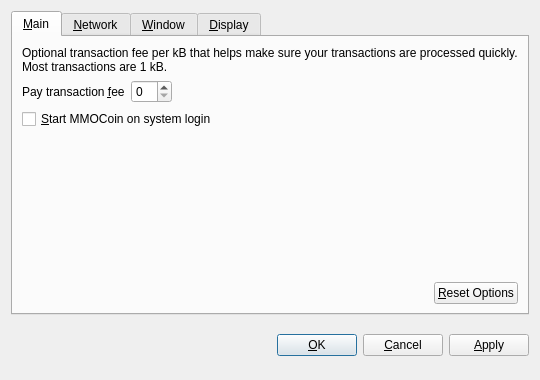
<?xml version="1.0" encoding="UTF-8"?>
<ui version="4.0">
 <class>OptionsDialog</class>
 <widget class="QDialog" name="OptionsDialog">
  <property name="geometry">
   <rect>
    <x>0</x>
    <y>0</y>
    <width>540</width>
    <height>380</height>
   </rect>
  </property>
  <property name="windowTitle">
   <string>Options</string>
  </property>
  <property name="modal">
   <bool>true</bool>
  </property>
  <layout class="QVBoxLayout" name="verticalLayout">
   <item>
    <widget class="QTabWidget" name="tabWidget">
     <property name="tabPosition">
      <enum>QTabWidget::North</enum>
     </property>
     <property name="currentIndex">
      <number>0</number>
     </property>
     <widget class="QWidget" name="tabMain">
      <attribute name="title">
       <string>&amp;Main</string>
      </attribute>
      <layout class="QVBoxLayout" name="verticalLayout_Main">
       <item>
        <widget class="QLabel" name="transactionFeeInfoLabel">
         <property name="text">
          <string>Optional transaction fee per kB that helps make sure your transactions are processed quickly. Most transactions are 1 kB.</string>
         </property>
         <property name="textFormat">
          <enum>Qt::PlainText</enum>
         </property>
         <property name="wordWrap">
          <bool>true</bool>
         </property>
        </widget>
       </item>
       <item>
        <layout class="QHBoxLayout" name="horizontalLayout_1_Main">
         <item>
          <widget class="QLabel" name="transactionFeeLabel">
           <property name="text">
            <string>Pay transaction &amp;fee</string>
           </property>
           <property name="textFormat">
            <enum>Qt::PlainText</enum>
           </property>
           <property name="buddy">
            <cstring>transactionFee</cstring>
           </property>
          </widget>
         </item>
         <item>
          <widget class="BitcoinAmountField" name="transactionFee"/>
         </item>
         <item>
          <spacer name="horizontalSpacer_1_Main">
           <property name="orientation">
            <enum>Qt::Horizontal</enum>
           </property>
           <property name="sizeHint" stdset="0">
            <size>
             <width>40</width>
             <height>20</height>
            </size>
           </property>
          </spacer>
         </item>
        </layout>
       </item>
       <item>
        <widget class="QCheckBox" name="bitcoinAtStartup">
         <property name="toolTip">
          <string>Automatically start MMOCoin after logging in to the system.</string>
         </property>
         <property name="text">
          <string>&amp;Start MMOCoin on system login</string>
         </property>
        </widget>
       </item>
       <item>
        <spacer name="verticalSpacer_Main">
         <property name="orientation">
          <enum>Qt::Vertical</enum>
         </property>
         <property name="sizeHint" stdset="0">
          <size>
           <width>20</width>
           <height>40</height>
          </size>
         </property>
        </spacer>
       </item>
       <item>
        <layout class="QHBoxLayout" name="horizontalLayout_2_Main">
         <item>
          <spacer name="horizontalSpacer_2_Main">
           <property name="orientation">
            <enum>Qt::Horizontal</enum>
           </property>
           <property name="sizeHint" stdset="0">
            <size>
             <width>40</width>
             <height>20</height>
            </size>
           </property>
          </spacer>
         </item>
         <item>
          <widget class="QPushButton" name="resetButton">
           <property name="toolTip">
            <string>Reset all client options to default.</string>
           </property>
           <property name="text">
            <string>&amp;Reset Options</string>
           </property>
           <property name="autoDefault">
            <bool>false</bool>
           </property>
          </widget>
         </item>
        </layout>
       </item>
      </layout>
     </widget>
     <widget class="QWidget" name="tabNetwork">
      <attribute name="title">
       <string>&amp;Network</string>
      </attribute>
      <layout class="QVBoxLayout" name="verticalLayout_Network">
       <item>
        <widget class="QCheckBox" name="mapPortUpnp">
         <property name="toolTip">
          <string>Automatically open the MMOCoin client port on the router. This only works when your router supports UPnP and it is enabled.</string>
         </property>
         <property name="text">
          <string>Map port using &amp;UPnP</string>
         </property>
        </widget>
       </item>
       <item>
        <widget class="QCheckBox" name="connectSocks">
         <property name="toolTip">
          <string>Connect to the MMOCoin network through a SOCKS proxy (e.g. when connecting through Tor).</string>
         </property>
         <property name="text">
          <string>&amp;Connect through SOCKS proxy:</string>
         </property>
        </widget>
       </item>
       <item>
        <layout class="QHBoxLayout" name="horizontalLayout_Network">
         <item>
          <widget class="QLabel" name="proxyIpLabel">
           <property name="text">
            <string>Proxy &amp;IP:</string>
           </property>
           <property name="textFormat">
            <enum>Qt::PlainText</enum>
           </property>
           <property name="buddy">
            <cstring>proxyIp</cstring>
           </property>
          </widget>
         </item>
         <item>
          <widget class="QValidatedLineEdit" name="proxyIp">
           <property name="maximumSize">
            <size>
             <width>140</width>
             <height>16777215</height>
            </size>
           </property>
           <property name="toolTip">
            <string>IP address of the proxy (e.g. 127.0.0.1)</string>
           </property>
          </widget>
         </item>
         <item>
          <widget class="QLabel" name="proxyPortLabel">
           <property name="text">
            <string>&amp;Port:</string>
           </property>
           <property name="textFormat">
            <enum>Qt::PlainText</enum>
           </property>
           <property name="buddy">
            <cstring>proxyPort</cstring>
           </property>
          </widget>
         </item>
         <item>
          <widget class="QLineEdit" name="proxyPort">
           <property name="maximumSize">
            <size>
             <width>55</width>
             <height>16777215</height>
            </size>
           </property>
           <property name="toolTip">
            <string>Port of the proxy (e.g. 9050)</string>
           </property>
          </widget>
         </item>
         <item>
          <widget class="QLabel" name="socksVersionLabel">
           <property name="text">
            <string>SOCKS &amp;Version:</string>
           </property>
           <property name="textFormat">
            <enum>Qt::PlainText</enum>
           </property>
           <property name="buddy">
            <cstring>socksVersion</cstring>
           </property>
          </widget>
         </item>
         <item>
          <widget class="QValueComboBox" name="socksVersion">
           <property name="toolTip">
            <string>SOCKS version of the proxy (e.g. 5)</string>
           </property>
          </widget>
         </item>
         <item>
          <spacer name="horizontalSpacer_Network">
           <property name="orientation">
            <enum>Qt::Horizontal</enum>
           </property>
           <property name="sizeHint" stdset="0">
            <size>
             <width>40</width>
             <height>20</height>
            </size>
           </property>
          </spacer>
         </item>
        </layout>
       </item>
       <item>
        <spacer name="verticalSpacer_Network">
         <property name="orientation">
          <enum>Qt::Vertical</enum>
         </property>
         <property name="sizeHint" stdset="0">
          <size>
           <width>20</width>
           <height>40</height>
          </size>
         </property>
        </spacer>
       </item>
      </layout>
     </widget>
     <widget class="QWidget" name="tabWindow">
      <attribute name="title">
       <string>&amp;Window</string>
      </attribute>
      <layout class="QVBoxLayout" name="verticalLayout_Window">
       <item>
        <widget class="QCheckBox" name="minimizeToTray">
         <property name="toolTip">
          <string>Show only a tray icon after minimizing the window.</string>
         </property>
         <property name="text">
          <string>&amp;Minimize to the tray instead of the taskbar</string>
         </property>
        </widget>
       </item>
       <item>
        <widget class="QCheckBox" name="minimizeOnClose">
         <property name="toolTip">
          <string>Minimize instead of exit the application when the window is closed. When this option is enabled, the application will be closed only after selecting Quit in the menu.</string>
         </property>
         <property name="text">
          <string>M&amp;inimize on close</string>
         </property>
        </widget>
       </item>
       <item>
        <spacer name="verticalSpacer_Window">
         <property name="orientation">
          <enum>Qt::Vertical</enum>
         </property>
         <property name="sizeHint" stdset="0">
          <size>
           <width>20</width>
           <height>40</height>
          </size>
         </property>
        </spacer>
       </item>
      </layout>
     </widget>
     <widget class="QWidget" name="tabDisplay">
      <attribute name="title">
       <string>&amp;Display</string>
      </attribute>
      <layout class="QVBoxLayout" name="verticalLayout_Display">
       <item>
        <layout class="QHBoxLayout" name="horizontalLayout_1_Display">
         <item>
          <widget class="QLabel" name="langLabel">
           <property name="text">
            <string>User Interface &amp;language:</string>
           </property>
           <property name="textFormat">
            <enum>Qt::PlainText</enum>
           </property>
           <property name="buddy">
            <cstring>lang</cstring>
           </property>
          </widget>
         </item>
         <item>
          <widget class="QValueComboBox" name="lang">
           <property name="toolTip">
            <string>The user interface language can be set here. This setting will take effect after restarting MMOCoin.</string>
           </property>
          </widget>
         </item>
        </layout>
       </item>
       <item>
        <layout class="QHBoxLayout" name="horizontalLayout_2_Display">
         <item>
          <widget class="QLabel" name="unitLabel">
           <property name="text">
            <string>&amp;Unit to show amounts in:</string>
           </property>
           <property name="textFormat">
            <enum>Qt::PlainText</enum>
           </property>
           <property name="buddy">
            <cstring>unit</cstring>
           </property>
          </widget>
         </item>
         <item>
          <widget class="QValueComboBox" name="unit">
           <property name="toolTip">
            <string>Choose the default subdivision unit to show in the interface and when sending coins.</string>
           </property>
          </widget>
         </item>
        </layout>
       </item>
       <item>
        <widget class="QCheckBox" name="displayAddresses">
         <property name="toolTip">
          <string>Whether to show MMOCoin addresses in the transaction list or not.</string>
         </property>
         <property name="text">
          <string>&amp;Display addresses in transaction list</string>
         </property>
        </widget>
       </item>
       <item>
        <widget class="QCheckBox" name="coinControlFeatures">
         <property name="toolTip">
          <string>Whether to show coin control features or not.</string>
         </property>
         <property name="text">
          <string>Display coin &amp;control features (experts only!)</string>
         </property>
        </widget>
       </item>
       <item>
        <spacer name="verticalSpacer_Display">
         <property name="orientation">
          <enum>Qt::Vertical</enum>
         </property>
         <property name="sizeHint" stdset="0">
          <size>
           <width>20</width>
           <height>40</height>
          </size>
         </property>
        </spacer>
       </item>
      </layout>
     </widget>
    </widget>
   </item>
   <item>
    <layout class="QHBoxLayout" name="horizontalLayout_Buttons">
     <item>
      <spacer name="horizontalSpacer_1">
       <property name="orientation">
        <enum>Qt::Horizontal</enum>
       </property>
       <property name="sizeHint" stdset="0">
        <size>
         <width>40</width>
         <height>48</height>
        </size>
       </property>
      </spacer>
     </item>
     <item>
      <widget class="QLabel" name="statusLabel">
       <property name="font">
        <font>
         <weight>75</weight>
         <bold>true</bold>
        </font>
       </property>
       <property name="text">
        <string/>
       </property>
       <property name="textFormat">
        <enum>Qt::PlainText</enum>
       </property>
       <property name="wordWrap">
        <bool>true</bool>
       </property>
      </widget>
     </item>
     <item>
      <spacer name="horizontalSpacer_2">
       <property name="orientation">
        <enum>Qt::Horizontal</enum>
       </property>
       <property name="sizeHint" stdset="0">
        <size>
         <width>40</width>
         <height>48</height>
        </size>
       </property>
      </spacer>
     </item>
     <item>
      <widget class="QPushButton" name="okButton">
       <property name="text">
        <string>&amp;OK</string>
       </property>
      </widget>
     </item>
     <item>
      <widget class="QPushButton" name="cancelButton">
       <property name="text">
        <string>&amp;Cancel</string>
       </property>
       <property name="autoDefault">
        <bool>false</bool>
       </property>
      </widget>
     </item>
     <item>
      <widget class="QPushButton" name="applyButton">
       <property name="text">
        <string>&amp;Apply</string>
       </property>
       <property name="autoDefault">
        <bool>false</bool>
       </property>
      </widget>
     </item>
    </layout>
   </item>
  </layout>
 </widget>
 <customwidgets>
  <customwidget>
   <class>BitcoinAmountField</class>
   <extends>QSpinBox</extends>
   <header>bitcoinamountfield.h</header>
  </customwidget>
  <customwidget>
   <class>QValueComboBox</class>
   <extends>QComboBox</extends>
   <header>qvaluecombobox.h</header>
  </customwidget>
  <customwidget>
   <class>QValidatedLineEdit</class>
   <extends>QLineEdit</extends>
   <header>qvalidatedlineedit.h</header>
  </customwidget>
 </customwidgets>
 <resources/>
 <connections/>
</ui>
